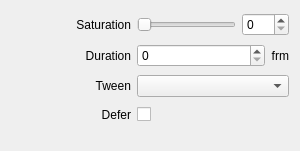
<?xml version="1.0" encoding="UTF-8"?>
<ui version="4.0">
 <class>InspectorSaturationWidget</class>
 <widget class="QWidget" name="InspectorSaturationWidget">
  <property name="geometry">
   <rect>
    <x>0</x>
    <y>0</y>
    <width>300</width>
    <height>151</height>
   </rect>
  </property>
  <property name="sizePolicy">
   <sizepolicy hsizetype="Expanding" vsizetype="Preferred">
    <horstretch>0</horstretch>
    <verstretch>0</verstretch>
   </sizepolicy>
  </property>
  <layout class="QGridLayout" name="gridLayout">
   <property name="bottomMargin">
    <number>20</number>
   </property>
   <item row="2" column="0">
    <widget class="QLabel" name="labelEasing">
     <property name="minimumSize">
      <size>
       <width>120</width>
       <height>0</height>
      </size>
     </property>
     <property name="text">
      <string>Tween</string>
     </property>
     <property name="alignment">
      <set>Qt::AlignRight|Qt::AlignTrailing|Qt::AlignVCenter</set>
     </property>
    </widget>
   </item>
   <item row="1" column="0">
    <widget class="QLabel" name="labelTransitionDuration">
     <property name="minimumSize">
      <size>
       <width>120</width>
       <height>0</height>
      </size>
     </property>
     <property name="text">
      <string>Duration</string>
     </property>
     <property name="alignment">
      <set>Qt::AlignRight|Qt::AlignTrailing|Qt::AlignVCenter</set>
     </property>
    </widget>
   </item>
   <item row="1" column="1">
    <widget class="QSpinBox" name="spinBoxTransitionDuration">
     <property name="sizePolicy">
      <sizepolicy hsizetype="Expanding" vsizetype="Fixed">
       <horstretch>0</horstretch>
       <verstretch>0</verstretch>
      </sizepolicy>
     </property>
     <property name="maximum">
      <number>999</number>
     </property>
    </widget>
   </item>
   <item row="3" column="0">
    <widget class="QLabel" name="labelDefer">
     <property name="minimumSize">
      <size>
       <width>120</width>
       <height>0</height>
      </size>
     </property>
     <property name="text">
      <string>Defer</string>
     </property>
     <property name="alignment">
      <set>Qt::AlignRight|Qt::AlignTrailing|Qt::AlignVCenter</set>
     </property>
    </widget>
   </item>
   <item row="1" column="2">
    <widget class="QLabel" name="labelFrm1">
     <property name="text">
      <string>frm</string>
     </property>
     <property name="alignment">
      <set>Qt::AlignRight|Qt::AlignTrailing|Qt::AlignVCenter</set>
     </property>
    </widget>
   </item>
   <item row="2" column="1" colspan="2">
    <widget class="QComboBox" name="comboBoxTween">
     <property name="sizePolicy">
      <sizepolicy hsizetype="Expanding" vsizetype="Fixed">
       <horstretch>0</horstretch>
       <verstretch>0</verstretch>
      </sizepolicy>
     </property>
    </widget>
   </item>
   <item row="0" column="1" colspan="2">
    <layout class="QHBoxLayout" name="horizontalLayoutSaturation">
     <item>
      <widget class="QSlider" name="sliderSaturation">
       <property name="maximum">
        <number>200</number>
       </property>
       <property name="orientation">
        <enum>Qt::Horizontal</enum>
       </property>
       <property name="tickInterval">
        <number>0</number>
       </property>
      </widget>
     </item>
     <item>
      <widget class="QSpinBox" name="spinBoxSaturation">
       <property name="maximum">
        <number>200</number>
       </property>
      </widget>
     </item>
    </layout>
   </item>
   <item row="3" column="1" colspan="2">
    <layout class="QHBoxLayout" name="horizontalLayoutDefer">
     <item>
      <widget class="QCheckBox" name="checkBoxDefer">
       <property name="layoutDirection">
        <enum>Qt::RightToLeft</enum>
       </property>
       <property name="text">
        <string/>
       </property>
      </widget>
     </item>
     <item>
      <spacer name="horizontalSpacerDefer2">
       <property name="orientation">
        <enum>Qt::Horizontal</enum>
       </property>
       <property name="sizeHint" stdset="0">
        <size>
         <width>40</width>
         <height>20</height>
        </size>
       </property>
      </spacer>
     </item>
    </layout>
   </item>
   <item row="0" column="0">
    <widget class="QLabel" name="labelSaturation">
     <property name="minimumSize">
      <size>
       <width>120</width>
       <height>0</height>
      </size>
     </property>
     <property name="text">
      <string>Saturation</string>
     </property>
     <property name="alignment">
      <set>Qt::AlignRight|Qt::AlignTrailing|Qt::AlignVCenter</set>
     </property>
    </widget>
   </item>
  </layout>
 </widget>
 <tabstops>
  <tabstop>sliderSaturation</tabstop>
  <tabstop>spinBoxSaturation</tabstop>
  <tabstop>spinBoxTransitionDuration</tabstop>
  <tabstop>comboBoxTween</tabstop>
  <tabstop>checkBoxDefer</tabstop>
 </tabstops>
 <resources/>
 <connections>
  <connection>
   <sender>spinBoxTransitionDuration</sender>
   <signal>valueChanged(int)</signal>
   <receiver>InspectorSaturationWidget</receiver>
   <slot>transitionDurationChanged(int)</slot>
   <hints>
    <hint type="sourcelabel">
     <x>196</x>
     <y>57</y>
    </hint>
    <hint type="destinationlabel">
     <x>206</x>
     <y>130</y>
    </hint>
   </hints>
  </connection>
  <connection>
   <sender>sliderSaturation</sender>
   <signal>valueChanged(int)</signal>
   <receiver>InspectorSaturationWidget</receiver>
   <slot>sliderSaturationChanged(int)</slot>
   <hints>
    <hint type="sourcelabel">
     <x>115</x>
     <y>23</y>
    </hint>
    <hint type="destinationlabel">
     <x>4</x>
     <y>48</y>
    </hint>
   </hints>
  </connection>
  <connection>
   <sender>spinBoxSaturation</sender>
   <signal>valueChanged(int)</signal>
   <receiver>InspectorSaturationWidget</receiver>
   <slot>spinBoxSaturationChanged(int)</slot>
   <hints>
    <hint type="sourcelabel">
     <x>173</x>
     <y>22</y>
    </hint>
    <hint type="destinationlabel">
     <x>206</x>
     <y>33</y>
    </hint>
   </hints>
  </connection>
  <connection>
   <sender>checkBoxDefer</sender>
   <signal>stateChanged(int)</signal>
   <receiver>InspectorSaturationWidget</receiver>
   <slot>deferChanged(int)</slot>
   <hints>
    <hint type="sourcelabel">
     <x>90</x>
     <y>101</y>
    </hint>
    <hint type="destinationlabel">
     <x>207</x>
     <y>102</y>
    </hint>
   </hints>
  </connection>
  <connection>
   <sender>comboBoxTween</sender>
   <signal>currentIndexChanged(QString)</signal>
   <receiver>InspectorSaturationWidget</receiver>
   <slot>tweenChanged(QString)</slot>
   <hints>
    <hint type="sourcelabel">
     <x>196</x>
     <y>85</y>
    </hint>
    <hint type="destinationlabel">
     <x>206</x>
     <y>139</y>
    </hint>
   </hints>
  </connection>
 </connections>
 <slots>
  <slot>sliderSaturationChanged(int)</slot>
  <slot>resetSaturation(QString)</slot>
  <slot>resetDuration(QString)</slot>
  <slot>resetTween(QString)</slot>
  <slot>tweenChanged(QString)</slot>
  <slot>transitionDurationChanged(int)</slot>
  <slot>spinBoxSaturationChanged(int)</slot>
  <slot>resetDefer(QString)</slot>
  <slot>deferChanged(int)</slot>
 </slots>
</ui>
